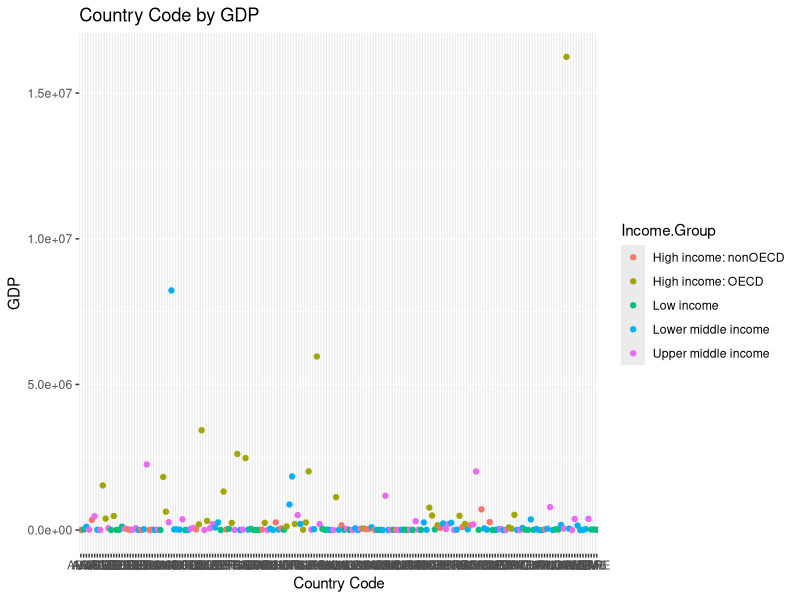
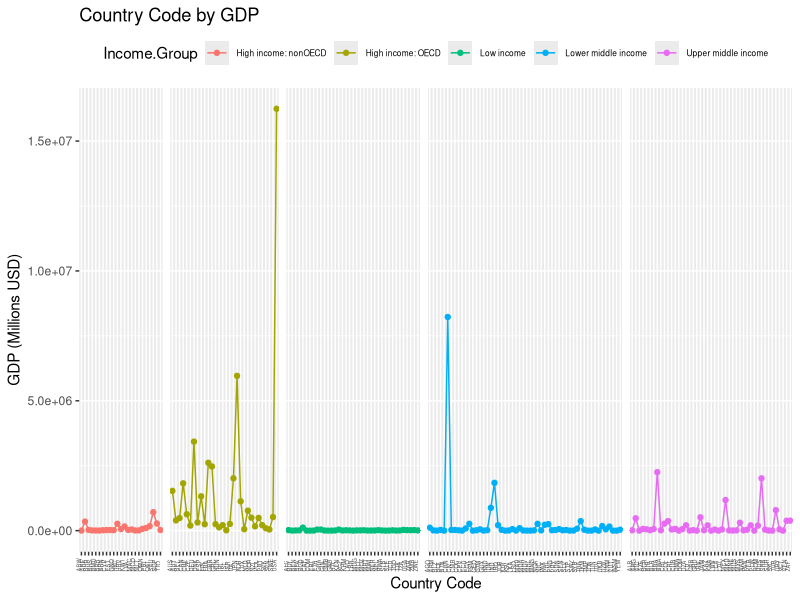

The R script that drew these images, in order:
## ---- chunk 1
# Load the GDP data into the data frame named cleaned_GDP_Data
cleaned_GDP_Data <- read.csv("data/cleaned_GDP_Data.txt",header=T, sep="\t")

# Load the Education data into the data frame named cleaned_EDU_Data
cleaned_EDU_Data <- read.csv("data/cleaned_EDU_Data.txt",header=T, sep="\t")

# Load dplyr package
library(dplyr)
## ---- chunk 2
# Merge the GDP and EDU data by Country Code
merged_Data <- merge(cleaned_GDP_Data, cleaned_EDU_Data, by.x = "Country.Code", by.y = "CountryCode")

# Write the data frame into the data folder with file name as merged_Data.txt
write.table(merged_Data, "data/merged_Data.txt", sep = "\t", row.names = FALSE, quote = FALSE)

# Country codes in GDP data which were not matched
select(cleaned_GDP_Data[!cleaned_GDP_Data$Country.Code %in% merged_Data$Country.Code,],Country.Code)

# Country codes in Education data which were not matched
select(cleaned_EDU_Data[!cleaned_EDU_Data$CountryCode %in% merged_Data$Country.Code,],CountryCode)
## ---- chunk 3
# The following R code sorts the Merged Data file in increasing order of GDP
# sort_by_GDP <- merged_Data[order(merged_Data$GDP.in.Millions.USD),]
sort_by_GDP <- arrange(merged_Data,GDP.in.Millions.USD)

#Verify the last country in the sorted data frame is United States
tail(sort_by_GDP$Country, n=1)

# Find the 13th country in the sorted data set. 
sort_by_GDP[13,c("Country.Code","Country","GDP.in.Millions.USD","GDP.Ranking", "Income.Group")]
## ---- chunk 4
# The following R code calculates the average GDP rankings for the "High income: OECD" 
#  and "High income: nonOECD" groups
merged_Data %>% 
  # filter records to have rows with "High income: OECD" and "High income: nonOECD" income group
  filter(Income.Group=='High income: nonOECD' | Income.Group=='High income: OECD') %>% 
  # Group the data by income group 
  group_by(Income.Group) %>% 
  # Compute the mean of GDP Ranking
  summarize(mean(GDP.Ranking)) %>%
  # Convert the result into a Data Frame to make it more readable
  as.data.frame %>%
  # Assign proper column headings
  setNames(c("Income.Group", "Mean.GDP.Ranking"))
## ---- chunk 5
# plot GDP
library(ggplot2)
plot1 <- qplot(Country.Code, GDP.in.Millions.USD, data=merged_Data, color=Income.Group, geom = 
    "point", xlab="Country Code", ylab="GDP", main="Country Code by GDP")
# Save the plot
ggsave(filename = "graphs/CountryCode_vs_GDP.png", device="png", plot=plot1)
# Display the plot in the markdown file
## ---- chunk 6
# Since most of the GDP values are very small (almost 0) compared to GDP of USA, it is difficult 
# to draw any meaningful inferences from the graph. So, based on the income group, split the graph 
# to make it readable and draw some inferences out from it.
# The below code plots the GDP of the countries splitting the graph vertically such that data
# corresponding to countries in different income group appear in different splitted section.
plot2 <- ggplot(merged_Data, aes(x=Country.Code,y=GDP.in.Millions.USD, colour=Income.Group,
    group=Income.Group )) + geom_point() + geom_line() + theme(strip.background = element_blank(),
    strip.text.x = element_blank(), legend.position="top", legend.text=element_text(size=6), 
    axis.text.x = element_text(angle = 90, hjust = 0, size=4, vjust=0)) + facet_grid(. ~ Income.Group, 
    drop = F,  scales = "free", space ="free") + xlab("Country Code") + ylab("GDP (Millions USD)") +
    ggtitle("Country Code by GDP")
# Save the plot
ggsave(filename = "graphs/Modified CountryCode_vs_GDP.png", device="png", plot=plot2)
# Display the plot in the markdown file
## ---- chunk 7
# cut the GDP ranking into 5 separate quantile groups
ApplyQuantiles <- cut(merged_Data$GDP.Ranking, breaks=5)

# create a table with Income Group vs GDP Ranking Quantiles 
Income_vs_GDP_rank_quantiles <- table(merged_Data$Income.Group, ApplyQuantiles)

# View the table created
Income_vs_GDP_rank_quantiles

# Assign proper column heading to the table
colnames(Income_vs_GDP_rank_quantiles) <- c("1-38","39-76","77-114", "115-152", "153-190")

# Number of countries in lower middle income that are among the 38 nations in the highest quantile group
Income_vs_GDP_rank_quantiles["Lower middle income","1-38"]
